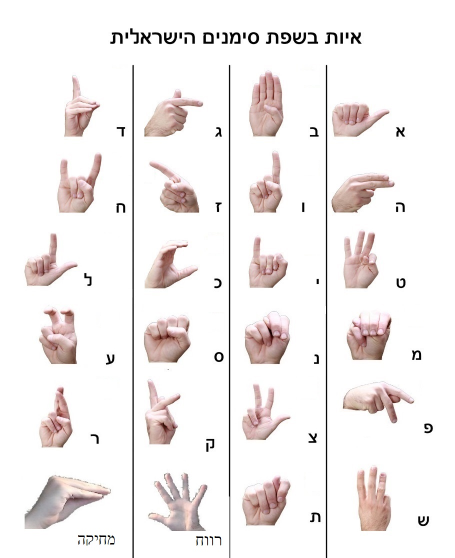
#> input picture Legend.jpg, 910 x 1116 px, given in place of the camera (shown at 1/2 size)
$ python captureImages.py
#> lines starting #> are read from the running program, lines starting #| are printed output that depends on the picture; after the words box and inside, x2 and y2 are one past the last pixel; in counts of white or black regions, pixels touching at a corner belong together
### utils.py
import cv2
import glob
import os
import random
from projectParams import alphaBet


# Apply binary mask on colored image.
# img = 3D np array.
def binaryMask(img):
    img = cv2.cvtColor(img, cv2.COLOR_BGR2GRAY)
    img = cv2.GaussianBlur(img, (7, 7), 3)
    img = cv2.adaptiveThreshold(img, 255, cv2.ADAPTIVE_THRESH_GAUSSIAN_C, cv2.THRESH_BINARY_INV, 11, 2)
    ret, new = cv2.threshold(img, 25, 255, cv2.THRESH_BINARY_INV + cv2.THRESH_OTSU)
    return new


# Apply binary mask on every img in the specified directory.
# English path only.
# [30 lines left out: functions applyBinaryMasks, moveRandomFiles, not called in this run]


# move random data between test and train folders.  iterate subdirectories.
def moveProjectData(source="captureData/train", dest="captureData/test"):
    for subdir in os.listdir(source):
        moveRandomFiles(from_dir=source + "/" + subdir, to_dir=dest + "/" + subdir, percent=0.2)


# [58 lines left out: functions convertIndexToHebrewLetter, convertEnglishToHebrewLetter, convertHebrewLetterToFinal, finalizeHebrewString, convertEnglishStringToHebrew, not called in this run]

### captureImages.py
"""
Inspired by https://github.com/jgv7/CNN-HowManyFingers/blob/master/application.py
Script captures photos to directories. [A->Z].
Mapping Hebrew AlphaBet to English AlphaBet by letter order.
"""

import os
import copy
import cv2
from utils import binaryMask
from projectParams import classes

# Globals
dataColor = (0, 255, 0)
font = cv2.FONT_HERSHEY_SIMPLEX
className = classes[0]
count = 0

dataFolder = 'captureData'     # The data folder to save the captured images to.


def initClass(name):
    global className, count
    className = name
    try:
        os.makedirs(dataFolder+'/%s' % name)
    except OSError as e:
        print(e)
    finally:
        count = len(os.listdir(dataFolder+'/%s' % name))


def captureImages():
    global font
    global takingData, dataColor
    global className, count
    global showMask

    showMask = 0
    takingData = 0
    fx, fy, fh = 10, 50, 45
    x0, y0, width = 200, 220, 224

    cam = cv2.VideoCapture(0)
    cv2.namedWindow('Original', cv2.WINDOW_NORMAL)

    while True:
        # Get camera frame
        ret, frame = cam.read()
#> frame is the input picture: shape (1116, 910, 3); mean B, G, R 237.2, 237.9, 242.4
        frame = cv2.flip(frame, 1)  # mirror
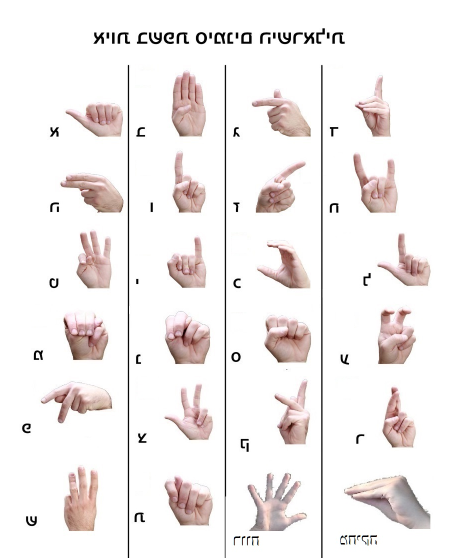
#> frame: shape (1116, 910, 3) (shown at 1/2 size); mean B, G, R 237.2, 237.9, 242.4
        window = copy.deepcopy(frame)
        cv2.rectangle(window, (x0, y0), (x0 + width - 1, y0 + width - 1), dataColor, 12)

        # draw text
        if takingData:
            dataColor = (0, 250, 0)
            cv2.putText(window, 'Data Taking: ON', (fx, fy), font, 1.2, dataColor, 2, 1)
        else:
            dataColor = (0, 0, 250)
            cv2.putText(window, 'Data Taking: OFF', (fx, fy), font, 1.2, dataColor, 2, 1)
        cv2.putText(window, 'Class Name: %s (%d)' % (className, count), (fx, fy + fh), font, 1.0, (245, 210, 65), 2, 1)
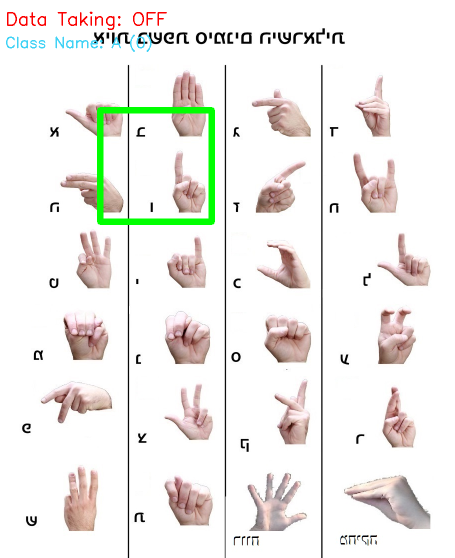
#> window: shape (1116, 910, 3) (shown at 1/2 size); mean B, G, R 234.1, 237.6, 239.3

        # get region of interest
        roi = frame[y0:y0 + width, x0:x0 + width]
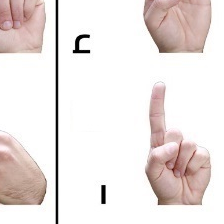
#> roi: shape (224, 224, 3); mean B, G, R 226.4, 228.2, 236.3
        roi = binaryMask(roi)
#> in binaryMask, `img = cv2.cvtColor(img, cv2.COLOR_BGR2GRAY)`:
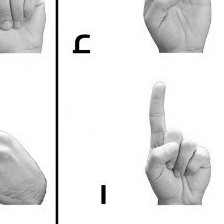
#> img: shape (224, 224); min 0, max 255, mean 230.4
#> in binaryMask, `img = cv2.GaussianBlur(img, (7, 7), 3)`:
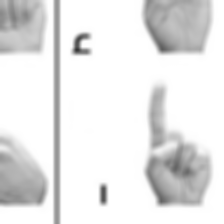
#> img: shape (224, 224); min 52, max 255, mean 230.4
#> in binaryMask, `img = cv2.adaptiveThreshold(img, 255, cv2.ADAPTIVE_THRESH_GAUSSIAN_C, ..`:
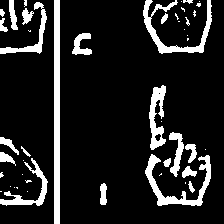
#> img: shape (224, 224); 13.2% white; 48 white regions (26 under 20 px), largest, box (x1, y1, x2, y2) and area: (54, 0, 60, 224) 1344, (145, 154, 211, 206) 910, (143, 0, 212, 54) 908
#> in binaryMask, `ret, new = cv2.threshold(img, 25, 255, cv2.THRESH_BINARY_INV + cv2.THR..`: ret = 0

        # apply processed roi in frame
        if showMask:
            window[y0:y0 + width, x0:x0 + width] = cv2.cvtColor(roi, cv2.COLOR_GRAY2BGR)

        # take data or apply predictions on ROI
        if takingData:
            cv2.imwrite(dataFolder+'/{0}/{0}_{1}.png'.format(className, count), roi)
            count += 1

        # show the window
        cv2.imshow('Original', window)

        # Keyboard inputs
        key = cv2.waitKeyEx(10)
#> (key Esc is pressed here)

        # use ESC key to close the program
        if key & 0xff == 27:
            break

        elif key & 0xff == 255:  # nothing pressed
            continue

        # adjust the position of window
        elif key == 2490368:  # up
            y0 = max((y0 - 5, 0))
        elif key == 2621440:  # down
            y0 = min((y0 + 5, window.shape[0] - width))
        elif key == 2424832:  # left
            x0 = max((x0 - 5, 0))
        elif key == 2555904:  # right
            x0 = min((x0 + 5, window.shape[1] - width))

        key = key & 0xff

        # Toggle data taking
        if key == ord('1'):
            takingData = not takingData

        elif key == ord('2'):
            showMask = not showMask

        # Toggle class
        elif ord('A') <= key <= ord('Z'):
            initClass(chr(key))
        elif ord('a') <= key <= ord('z'):
            initClass(chr(key).upper())

    cam.release()


if __name__ == '__main__':
    initClass(className)
    captureImages()
